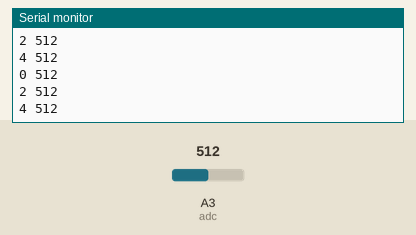
This sketch was run on a simulated Arduino Uno, built with avr-gcc and run on an emulated ATmega328P. On the bench: the last lines printed to the serial monitor. The inputs (shaded band) are chosen by the test bench; at power-on: A3 (adc) = 512.

Above: at 1.2 s.
1.3 s: A3 (adc) set to 716
At 1.77 s:
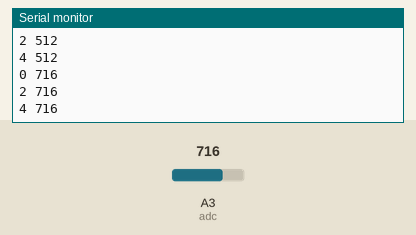
2.8 s: A3 (adc) set to 900
At 3.18 s:
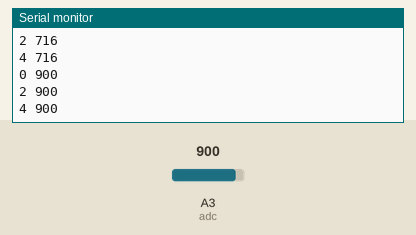
Timing chart, 0 to 5.8 s (numbered marks = the images above; inputs shaded):
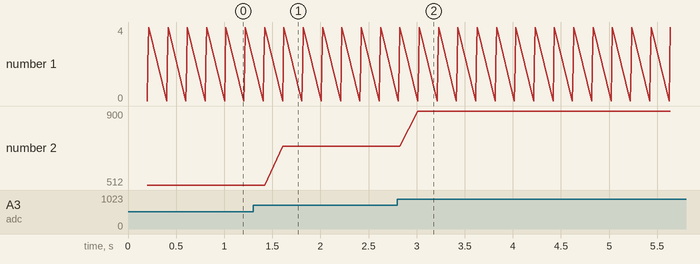

The sketch:

main_continue.ino
```cpp
// Made from a Python program in the ZERO1 Simulator; edits here are not turned back into Python.
// continue directly in the main loop is return; (§2.1 rule 1); in a nested loop it stays continue.

const int POT_LDR = A3;        // potentiometer / light sensor

const int adc = POT_LDR;

// Runs once: the lines before "while True:"
void setup() {
  Serial.begin(9600);
}

// Runs forever: the body of "while True:" (line 8)
void loop() {
  long value = analogRead(adc);
  delay(200);
  if (value < 100) {
    return;                    // continue: start the next round of the loop  too dark: try again
  }
  for (long step = 0; step < 5; step++) {
    if (step % 2L == 1) {
      continue;
    }
    Serial.print(step);
    Serial.print(" ");
    Serial.println(value);
  }
}
```

Measured:
- after the input at 1.3 s, the serial monitor: prints a new line after 0.31 s (image 1)
- after the input at 2.8 s, the serial monitor: prints a new line after 0.21 s (image 2)
- plotted number 2: 512 → 716 after the input at 1.3 s, 716 → 900 after the input at 2.8 s
